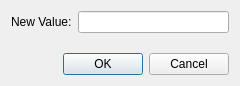
<?xml version="1.0" encoding="UTF-8"?>
<ui version="4.0">
 <class>EditItemDialog</class>
 <widget class="QDialog" name="EditItemDialog">
  <property name="geometry">
   <rect>
    <x>0</x>
    <y>0</y>
    <width>240</width>
    <height>86</height>
   </rect>
  </property>
  <property name="windowTitle">
   <string>Dialog</string>
  </property>
  <layout class="QVBoxLayout" name="verticalLayout">
   <item>
    <layout class="QFormLayout" name="formLayout">
     <item row="0" column="0">
      <widget class="QLabel" name="label">
       <property name="text">
        <string>New Value:</string>
       </property>
      </widget>
     </item>
     <item row="0" column="1">
      <widget class="QLineEdit" name="lineEdit"/>
     </item>
    </layout>
   </item>
   <item>
    <widget class="QDialogButtonBox" name="buttonBox">
     <property name="orientation">
      <enum>Qt::Horizontal</enum>
     </property>
     <property name="standardButtons">
      <set>QDialogButtonBox::Cancel|QDialogButtonBox::Ok</set>
     </property>
    </widget>
   </item>
  </layout>
 </widget>
 <resources/>
 <connections>
  <connection>
   <sender>buttonBox</sender>
   <signal>accepted()</signal>
   <receiver>EditItemDialog</receiver>
   <slot>accept()</slot>
   <hints>
    <hint type="sourcelabel">
     <x>248</x>
     <y>254</y>
    </hint>
    <hint type="destinationlabel">
     <x>157</x>
     <y>274</y>
    </hint>
   </hints>
  </connection>
  <connection>
   <sender>buttonBox</sender>
   <signal>rejected()</signal>
   <receiver>EditItemDialog</receiver>
   <slot>reject()</slot>
   <hints>
    <hint type="sourcelabel">
     <x>316</x>
     <y>260</y>
    </hint>
    <hint type="destinationlabel">
     <x>286</x>
     <y>274</y>
    </hint>
   </hints>
  </connection>
 </connections>
</ui>
